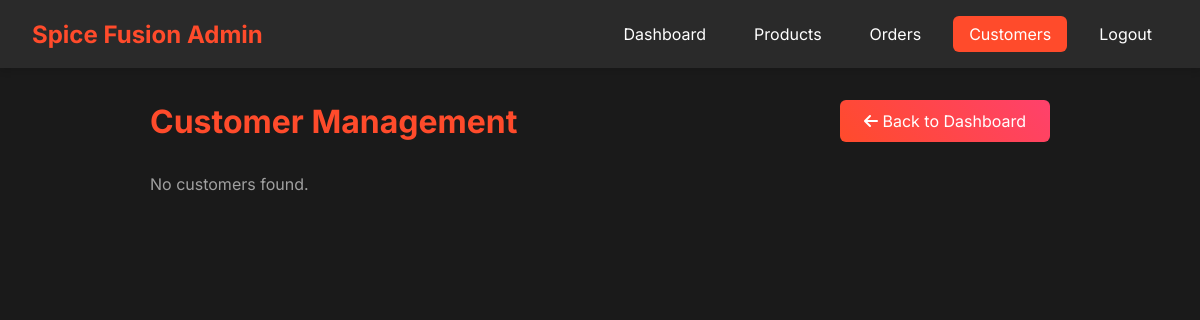
The app's page /admin/members/member.php (signed in), older data.
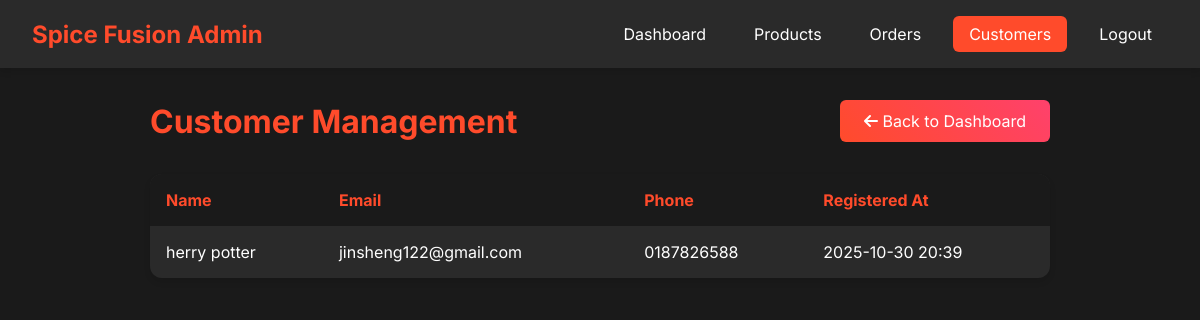
The same page, newer data.
### tables this page shows
CREATE TABLE `user` (
  `user_id` int(11) NOT NULL,
  `username` varchar(50) NOT NULL,
  `email` varchar(100) NOT NULL,
  `password_hash` varchar(255) NOT NULL,
  `first_name` varchar(50) NOT NULL,
  `last_name` varchar(50) NOT NULL,
  `phone` varchar(20) DEFAULT NULL,
  `date_of_birth` date DEFAULT NULL,
  `gender` enum('Male','Female','Other') DEFAULT NULL,
  `profile_image` varchar(255) DEFAULT 'user.jpg',
  `is_active` tinyint(1) DEFAULT 1,
  `is_verified` tinyint(1) DEFAULT 0,
  `security_question_id` int(11) DEFAULT NULL,
  `security_answer_hash` varchar(255) DEFAULT NULL,
  `created_at` timestamp NOT NULL DEFAULT current_timestamp(),
  `updated_at` timestamp NOT NULL DEFAULT current_timestamp() ON UPDATE current_timestamp()
);

### admin/members/member.php (the view, shortened to what this page needs)
<?php
$pdo = getDBConnection();
$stmt = $pdo->prepare("SELECT * FROM user ORDER BY created_at DESC");
$stmt->execute();
$customers = $stmt->fetchAll();
?>
<!DOCTYPE html>
<html lang="en">
<head>
    <link rel="stylesheet" href="https://cdnjs.cloudflare.com/ajax/libs/font-awesome/6.0.0/css/all.min.css">
</head>
<body>
    <div class="admin-header">
        <div class="header-content">
            <div class="logo">
                <h1>Spice Fusion Admin</h1>
            </div>
            <div class="nav-links">
                <a href="../dashboard/dashboard.php">Dashboard</a>
                <a href="../products/product.php">Products</a>
                <a href="../orders/order.php">Orders</a>
                <a href="member.php" style="background: var(--primary-color);">Customers</a>
                <a href="../auth/logout.php">Logout</a>
            </div>
        </div>
    </div>
    <div class="container">
        <div class="page-header">
            <h1 class="page-title">Customer Management</h1>
            <a href="../dashboard/dashboard.php" class="back-btn"><i class="fas fa-arrow-left"></i> Back to Dashboard</a>
        </div>
        <?php if (empty($customers)): ?>
            <p style="color: var(--text-gray);">No customers found.</p>
        <?php else: ?>
            <table class="customers-table">
                <thead>
                    <tr>
                        <th>Name</th>
                        <th>Email</th>
                        <th>Phone</th>
                        <th>Registered At</th>
                    </tr>
                </thead>
                <tbody>
                    <?php foreach ($customers as $c): ?>
                        <tr>
                            <td><?php echo htmlspecialchars($c['first_name'] . ' ' . $c['last_name']); ?></td>
                            <td><?php echo htmlspecialchars($c['email']); ?></td>
                            <td><?php echo htmlspecialchars($c['phone']); ?></td>
                            <td><?php echo date('Y-m-d H:i', strtotime($c['created_at'])); ?></td>
                        </tr>
                    <?php endforeach; ?>
                </tbody>
            </table>
        <?php endif; ?>
    </div>
</body>
</html>

Row changes from the older to the newer data that the page shows:
added user: first_name+last_name "herry potter", email "jinsheng122@gmail.com", phone "0187826588", created_at "2025-10-30 20:39"
Text that changed along with them:
text no longer shown: "No customers found."
text now shown: "Name Email Phone Registered At"
